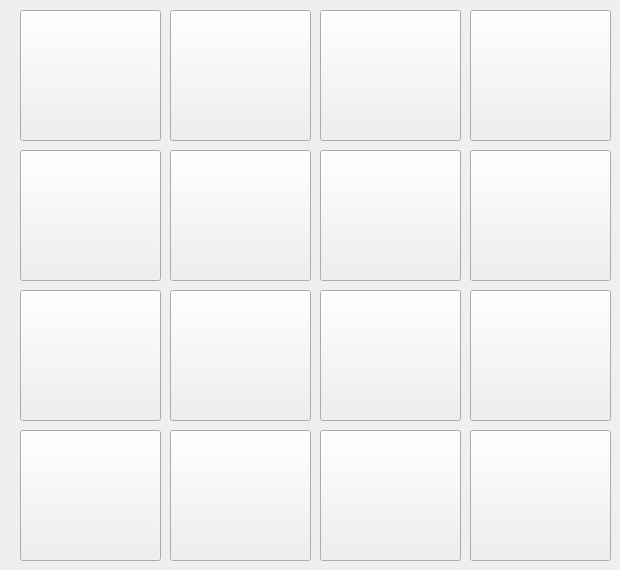
   <widget class="QWidget" name="tab_3">
    <attribute name="title">
     <string>Tab 1</string>
    </attribute>
    <widget class="QPushButton" name="pb_ust9">
     <property name="geometry">
      <rect>
       <x>20</x>
       <y>290</y>
       <width>141</width>
       <height>131</height>
      </rect>
     </property>
     <property name="styleSheet">
      <string notr="true"/>
     </property>
     <property name="text">
      <string/>
     </property>
     <property name="icon">
      <iconset resource="../../Desktop/DressUp/Yeni klasör/ustler.qrc">
       <normaloff>:/newPrefix/ust_9.png</normaloff>:/newPrefix/ust_9.png</iconset>
     </property>
     <property name="iconSize">
      <size>
       <width>140</width>
       <height>140</height>
      </size>
     </property>
    </widget>
    <widget class="QPushButton" name="pb_ust6">
     <property name="geometry">
      <rect>
       <x>170</x>
       <y>150</y>
       <width>141</width>
       <height>131</height>
      </rect>
     </property>
     <property name="styleSheet">
      <string notr="true"/>
     </property>
     <property name="text">
      <string/>
     </property>
     <property name="icon">
      <iconset resource="../../Desktop/DressUp/Yeni klasör/ustler.qrc">
       <normaloff>:/newPrefix/ust_6.png</normaloff>:/newPrefix/ust_6.png</iconset>
     </property>
     <property name="iconSize">
      <size>
       <width>140</width>
       <height>140</height>
      </size>
     </property>
    </widget>
    <widget class="QPushButton" name="pb_ust5">
     <property name="geometry">
      <rect>
       <x>20</x>
       <y>150</y>
       <width>141</width>
       <height>131</height>
      </rect>
     </property>
     <property name="styleSheet">
      <string notr="true"/>
     </property>
     <property name="text">
      <string/>
     </property>
     <property name="icon">
      <iconset resource="../../Desktop/DressUp/Yeni klasör/ustler.qrc">
       <normaloff>:/newPrefix/ust_5.png</normaloff>:/newPrefix/ust_5.png</iconset>
     </property>
     <property name="iconSize">
      <size>
       <width>140</width>
       <height>140</height>
      </size>
     </property>
    </widget>
    <widget class="QPushButton" name="pb_ust7">
     <property name="geometry">
      <rect>
       <x>320</x>
       <y>150</y>
       <width>141</width>
       <height>131</height>
      </rect>
     </property>
     <property name="styleSheet">
      <string notr="true"/>
     </property>
     <property name="text">
      <string/>
     </property>
     <property name="icon">
      <iconset resource="../../Desktop/DressUp/Yeni klasör/ustler.qrc">
       <normaloff>:/newPrefix/ust_7.png</normaloff>:/newPrefix/ust_7.png</iconset>
     </property>
     <property name="iconSize">
      <size>
       <width>140</width>
       <height>140</height>
      </size>
     </property>
    </widget>
    <widget class="QPushButton" name="pb_ust1">
     <property name="geometry">
      <rect>
       <x>20</x>
       <y>10</y>
       <width>141</width>
       <height>131</height>
      </rect>
     </property>
     <property name="styleSheet">
      <string notr="true"/>
     </property>
     <property name="text">
      <string/>
     </property>
     <property name="icon">
      <iconset resource="../../Desktop/DressUp/Yeni klasör/ustler.qrc">
       <normaloff>:/newPrefix/ust_1.png</normaloff>:/newPrefix/ust_1.png</iconset>
     </property>
     <property name="iconSize">
      <size>
       <width>200</width>
       <height>200</height>
      </size>
     </property>
    </widget>
    <widget class="QPushButton" name="pb_ust8">
     <property name="geometry">
      <rect>
       <x>470</x>
       <y>150</y>
       <width>141</width>
       <height>131</height>
      </rect>
     </property>
     <property name="styleSheet">
      <string notr="true"/>
     </property>
     <property name="text">
      <string/>
     </property>
     <property name="icon">
      <iconset resource="../../Desktop/DressUp/Yeni klasör/ustler.qrc">
       <normaloff>:/newPrefix/ust_8.png</normaloff>:/newPrefix/ust_8.png</iconset>
     </property>
     <property name="iconSize">
      <size>
       <width>140</width>
       <height>140</height>
      </size>
     </property>
    </widget>
    <widget class="QPushButton" name="pb_ust3">
     <property name="geometry">
      <rect>
       <x>320</x>
       <y>10</y>
       <width>141</width>
       <height>131</height>
      </rect>
     </property>
     <property name="styleSheet">
      <string notr="true"/>
     </property>
     <property name="text">
      <string/>
     </property>
     <property name="icon">
      <iconset resource="../../Desktop/DressUp/Yeni klasör/ustler.qrc">
       <normaloff>:/newPrefix/ust_3.png</normaloff>:/newPrefix/ust_3.png</iconset>
     </property>
     <property name="iconSize">
      <size>
       <width>200</width>
       <height>200</height>
      </size>
     </property>
    </widget>
    <widget class="QPushButton" name="pb_ust2">
     <property name="geometry">
      <rect>
       <x>170</x>
       <y>10</y>
       <width>141</width>
       <height>131</height>
      </rect>
     </property>
     <property name="styleSheet">
      <string notr="true"/>
     </property>
     <property name="text">
      <string/>
     </property>
     <property name="icon">
      <iconset resource="../../Desktop/DressUp/Yeni klasör/ustler.qrc">
       <normaloff>:/newPrefix/ust_2.png</normaloff>:/newPrefix/ust_2.png</iconset>
     </property>
     <property name="iconSize">
      <size>
       <width>140</width>
       <height>140</height>
      </size>
     </property>
    </widget>
    <widget class="QPushButton" name="pb_ust4">
     <property name="geometry">
      <rect>
       <x>470</x>
       <y>10</y>
       <width>141</width>
       <height>131</height>
      </rect>
     </property>
     <property name="styleSheet">
      <string notr="true"/>
     </property>
     <property name="text">
      <string/>
     </property>
     <property name="icon">
      <iconset resource="../../Desktop/DressUp/Yeni klasör/ustler.qrc">
       <normaloff>:/newPrefix/ust_4.png</normaloff>:/newPrefix/ust_4.png</iconset>
     </property>
     <property name="iconSize">
      <size>
       <width>200</width>
       <height>200</height>
      </size>
     </property>
    </widget>
    <widget class="QPushButton" name="pb_ust12">
     <property name="geometry">
      <rect>
       <x>20</x>
       <y>430</y>
       <width>141</width>
       <height>131</height>
      </rect>
     </property>
     <property name="styleSheet">
      <string notr="true"/>
     </property>
     <property name="text">
      <string/>
     </property>
     <property name="icon">
      <iconset resource="../../Desktop/DressUp/Yeni klasör/ustler.qrc">
       <normaloff>:/newPrefix/ust13.png</normaloff>:/newPrefix/ust13.png</iconset>
     </property>
     <property name="iconSize">
      <size>
       <width>140</width>
       <height>140</height>
      </size>
     </property>
    </widget>
    <widget class="QPushButton" name="pb_ust11">
     <property name="geometry">
      <rect>
       <x>470</x>
       <y>290</y>
       <width>141</width>
       <height>131</height>
      </rect>
     </property>
     <property name="styleSheet">
      <string notr="true"/>
     </property>
     <property name="text">
      <string/>
     </property>
     <property name="icon">
      <iconset resource="../../Desktop/DressUp/Yeni klasör/ustler.qrc">
       <normaloff>:/newPrefix/ust12.png</normaloff>:/newPrefix/ust12.png</iconset>
     </property>
     <property name="iconSize">
      <size>
       <width>140</width>
       <height>140</height>
      </size>
     </property>
    </widget>
    <widget class="QPushButton" name="pb_ust10">
     <property name="geometry">
      <rect>
       <x>170</x>
       <y>290</y>
       <width>141</width>
       <height>131</height>
      </rect>
     </property>
     <property name="styleSheet">
      <string notr="true"/>
     </property>
     <property name="text">
      <string/>
     </property>
     <property name="icon">
      <iconset resource="../../Desktop/DressUp/Yeni klasör/ustler.qrc">
       <normaloff>:/newPrefix/ust_10.png</normaloff>:/newPrefix/ust_10.png</iconset>
     </property>
     <property name="iconSize">
      <size>
       <width>140</width>
       <height>140</height>
      </size>
     </property>
    </widget>
    <widget class="QPushButton" name="pb_ust11_2">
     <property name="geometry">
      <rect>
       <x>320</x>
       <y>290</y>
       <width>141</width>
       <height>131</height>
      </rect>
     </property>
     <property name="styleSheet">
      <string notr="true"/>
     </property>
     <property name="text">
      <string/>
     </property>
     <property name="icon">
      <iconset resource="../../Desktop/DressUp/Yeni klasör/ustler.qrc">
       <normaloff>:/newPrefix/ust11.png</normaloff>:/newPrefix/ust11.png</iconset>
     </property>
     <property name="iconSize">
      <size>
       <width>140</width>
       <height>140</height>
      </size>
     </property>
    </widget>
    <widget class="QPushButton" name="pb_ust11_3">
     <property name="geometry">
      <rect>
       <x>170</x>
       <y>430</y>
       <width>141</width>
       <height>131</height>
      </rect>
     </property>
     <property name="styleSheet">
      <string notr="true"/>
     </property>
     <property name="text">
      <string/>
     </property>
     <property name="icon">
      <iconset resource="../../Desktop/DressUp/Yeni klasör/ustler.qrc">
       <normaloff>:/newPrefix/ust14.png</normaloff>:/newPrefix/ust14.png</iconset>
     </property>
     <property name="iconSize">
      <size>
       <width>140</width>
       <height>140</height>
      </size>
     </property>
    </widget>
    <widget class="QPushButton" name="pb_ust11_4">
     <property name="geometry">
      <rect>
       <x>320</x>
       <y>430</y>
       <width>141</width>
       <height>131</height>
      </rect>
     </property>
     <property name="styleSheet">
      <string notr="true"/>
     </property>
     <property name="text">
      <string/>
     </property>
     <property name="icon">
      <iconset resource="../../Desktop/DressUp/Yeni klasör/ustler.qrc">
       <normaloff>:/newPrefix/ust15.png</normaloff>:/newPrefix/ust15.png</iconset>
     </property>
     <property name="iconSize">
      <size>
       <width>140</width>
       <height>140</height>
      </size>
     </property>
    </widget>
    <widget class="QPushButton" name="pb_ust11_5">
     <property name="geometry">
      <rect>
       <x>470</x>
       <y>430</y>
       <width>141</width>
       <height>131</height>
      </rect>
     </property>
     <property name="styleSheet">
      <string notr="true"/>
     </property>
     <property name="text">
      <string/>
     </property>
     <property name="icon">
      <iconset resource="../../Desktop/DressUp/Yeni klasör/ustler.qrc">
       <normaloff>:/newPrefix/ust16.png</normaloff>:/newPrefix/ust16.png</iconset>
     </property>
     <property name="iconSize">
      <size>
       <width>140</width>
       <height>140</height>
      </size>
     </property>
    </widget>
   </widget>
